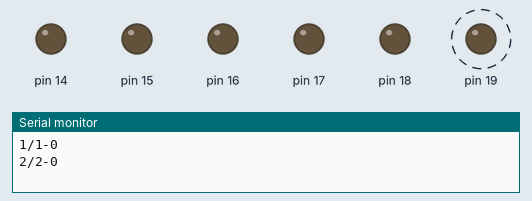
A sketch run on a simulated Arduino Uno, built with avr-gcc and run on an emulated ATmega328P. On the bench: output pins drawn as LEDs (lit = HIGH), the last lines printed to the serial monitor. Dashed ring = blinking.

Above: at 0.2 s.
At 3.05 s:
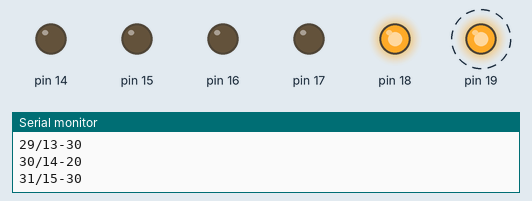
Timing chart, 0 to 3.7 s (numbered marks = the images above):
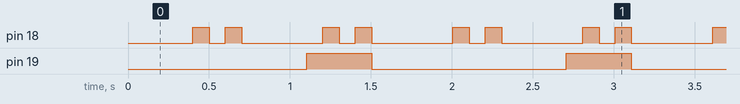

Measured:
- by itself, pin 18: repeats every 0.80 s: LOW 0.10 s, HIGH 0.10 s, LOW 0.50 s, HIGH 0.10 s
- by itself, pin 19: alternates HIGH for 0.40 s and LOW for 1.2 s
- by itself, everything shown: repeats every 1.6 s, in 9 steps

The sketch:

1-2v_count.ino
```cpp
int ev = 0, cntr = 0; //

void setup() {
  Serial.begin(9600);
  DDRC = 0xFF;
}

void loop() {
  ev++;
  cntr = ++cntr & 0x0F;
  Serial.print(ev);
  Serial.print("/");
  Serial.print(cntr);
  //PORTC = cntr; // counter binary value for debug
  if ( (cntr & 0x04) && (cntr & 0x01) ) PORTC = PORTC | B010000;
  else PORTC = PORTC & B101111;
  if ( (cntr & 0x08) && (cntr & 0x04) ) PORTC = PORTC | B100000;
  else PORTC = PORTC & B011111;
  Serial.print("-");
  Serial.println(PORTC & B110000, HEX);
  delay(100);
}
```
